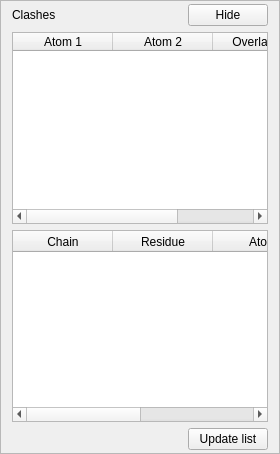
                  <widget class="QFrame" name="_validate_clashes_main_frame">
                   <property name="minimumSize">
                    <size>
                     <width>0</width>
                     <height>0</height>
                    </size>
                   </property>
                   <property name="frameShape">
                    <enum>QFrame::StyledPanel</enum>
                   </property>
                   <property name="frameShadow">
                    <enum>QFrame::Raised</enum>
                   </property>
                   <layout class="QVBoxLayout" name="verticalLayout_10">
                    <property name="topMargin">
                     <number>3</number>
                    </property>
                    <property name="bottomMargin">
                     <number>3</number>
                    </property>
                    <item>
                     <layout class="QHBoxLayout" name="horizontalLayout_46">
                      <item>
                       <widget class="QLabel" name="label_13">
                        <property name="text">
                         <string>Clashes</string>
                        </property>
                       </widget>
                      </item>
                      <item>
                       <spacer name="horizontalSpacer_29">
                        <property name="orientation">
                         <enum>Qt::Horizontal</enum>
                        </property>
                        <property name="sizeHint" stdset="0">
                         <size>
                          <width>40</width>
                          <height>20</height>
                         </size>
                        </property>
                       </spacer>
                      </item>
                      <item>
                       <widget class="QPushButton" name="_validate_clashes_hide_button">
                        <property name="text">
                         <string>Hide</string>
                        </property>
                       </widget>
                      </item>
                     </layout>
                    </item>
                    <item>
                     <widget class="QTableWidget" name="_validate_clashes_geom_table">
                      <property name="minimumSize">
                       <size>
                        <width>0</width>
                        <height>150</height>
                       </size>
                      </property>
                      <column>
                       <property name="text">
                        <string>Atom 1</string>
                       </property>
                      </column>
                      <column>
                       <property name="text">
                        <string>Atom 2</string>
                       </property>
                      </column>
                      <column>
                       <property name="text">
                        <string>Overlap (Å)</string>
                       </property>
                      </column>
                     </widget>
                    </item>
                    <item>
                     <widget class="QTableWidget" name="_validate_clashes_energy_table">
                      <property name="minimumSize">
                       <size>
                        <width>0</width>
                        <height>150</height>
                       </size>
                      </property>
                      <column>
                       <property name="text">
                        <string>Chain</string>
                       </property>
                      </column>
                      <column>
                       <property name="text">
                        <string>Residue</string>
                       </property>
                      </column>
                      <column>
                       <property name="text">
                        <string>Atom</string>
                       </property>
                      </column>
                      <column>
                       <property name="text">
                        <string>|Force| (kJ mol⁻¹ Å⁻¹)</string>
                       </property>
                      </column>
                     </widget>
                    </item>
                    <item>
                     <layout class="QHBoxLayout" name="horizontalLayout_47">
                      <property name="bottomMargin">
                       <number>0</number>
                      </property>
                      <item>
                       <spacer name="horizontalSpacer_31">
                        <property name="orientation">
                         <enum>Qt::Horizontal</enum>
                        </property>
                        <property name="sizeHint" stdset="0">
                         <size>
                          <width>40</width>
                          <height>20</height>
                         </size>
                        </property>
                       </spacer>
                      </item>
                      <item>
                       <widget class="QPushButton" name="_validate_clashes_update_button">
                        <property name="text">
                         <string>Update list</string>
                        </property>
                       </widget>
                      </item>
                     </layout>
                    </item>
                   </layout>
                  </widget>
